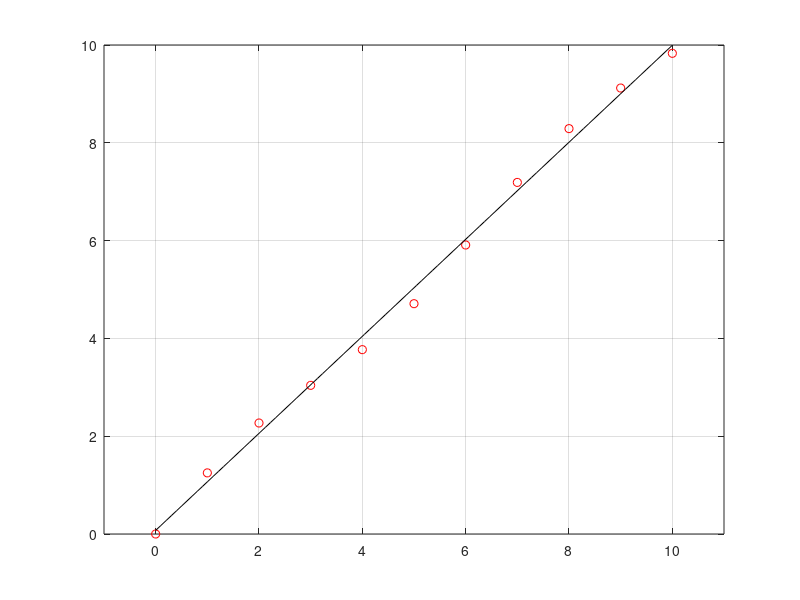

The MATLAB source for this figure:
% Esercizio 06

% Dati
x = 0:10;
y = [0 1.25 2.27 3.04 3.77 4.71 5.91 7.19 8.29 9.12 9.83];

% Richieste
p = polyfit(x,y,1);

plot(x,y,"ro")
hold on

x = linspace(0,10);
y = polyval(p,x);
plot(x,y,"k")

axis([-1 11 0 10])
grid on
